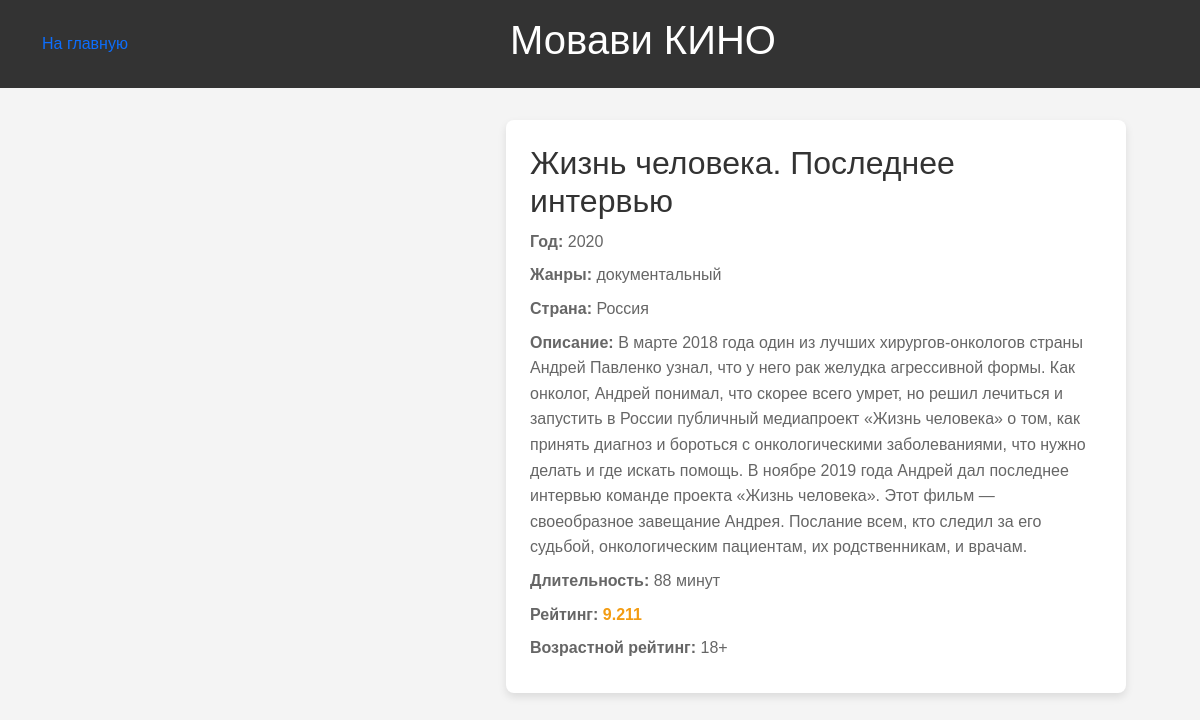
Screenshot of /films/1 with the database file from the repository.
### tables this page shows
CREATE TABLE "films" (
	id INTEGER NOT NULL, 
	title VARCHAR NOT NULL, 
	year INTEGER NOT NULL, 
	genres VARCHAR NOT NULL, 
	country VARCHAR NOT NULL, 
	description TEXT NOT NULL, 
	duration INTEGER NOT NULL, 
	rating FLOAT NOT NULL, 
	age_rating INTEGER NOT NULL, 
	poster TEXT NOT NULL, 
	PRIMARY KEY (id)
);

### main.py (the view)
@app.route("/films/<int:film_id>")
def film_page(film_id):
   film_data = get_film_by_id(film_id)
   return render_template("film.html", film = film_data)

### utils.py (called while the page is built)
def get_film_by_id(id):
    con = sqlite3.connect("films.db")
    SQL_SELECT = f"""
        SELECT * FROM films WHERE id = {id}
    """
    query = con.execute(SQL_SELECT)
    row_data = query.fetchone()
    data = {
        "id": row_data[0],
        "title": row_data[1],
        "year": row_data[2],
        "genres": row_data[3],
        "country": row_data[4],
        "description": row_data[5],
        "duration": row_data[6],
        "rating": row_data[7],
        "age_rating": row_data[8],
        "poster": row_data[9],
    }
    return data

### templates/film.html (shortened to what this page needs)
{% extends "base.html" %}
{% block content %}
<div class="movie-page">
    <div class="movie-info-film">
      <h1>
        {{film['title']}}
      </h1>
      <p>
        <strong>Год:</strong>
        {{film['year']}}
      </p>
      <p>
        <strong>Жанры:</strong>
        {{film['genres']}}
      </p>
      <p>
        <strong>Страна:</strong>
        {{film['country']}}
      </p>
      <p>
        <strong>Описание:</strong>
        {{film['description']}}
      </p>
      <p>
        <strong>Длительность:</strong>
        {{film['duration']}} минут
      </p>
      <p>
        <strong>Рейтинг:</strong>
        <span class="highlight">
            {{film['rating']}}
          </span>
      </p>
      <p>
        <strong>Возрастной рейтинг:</strong>
        {{film['age_rating']}}+
      </p>
    </div>
  </div>
  {% endblock %}

### templates/base.html (shortened to what this page needs)
<!DOCTYPE html>
<html lang="en">
  <head>
    <link href="https://cdn.jsdelivr.net/npm/bootstrap@5.0.2/dist/css/bootstrap.min.css" rel="stylesheet" />
  </head>
  <body>
    <header>
      <div class="container nav-box">
        <div>
          <a href="/">На главную</a>
        </div>
        <h1>Мовави КИНО</h1>
      </div>
    </header>
    <div class="container">
        {% block content %}
        {% endblock %}
    </div>
  </body>
</html>

### templates/base.html (style rules this page uses)
* { padding: 0; margin: 0; box-sizing: border-box; text-decoration: none; }
a { text-decoration: none; }
body { font-family: Arial, sans-serif; margin: 0; padding: 0; background-color: #f4f4f4; padding-bottom: 100px; }
header { background-color: #333; color: #fff; padding: 1rem; text-align: center; margin-bottom: 50; }
.nav-box { display: flex; justify-content: space-between; align-items: center; gap: 20px; color: white !important; }
.movie-info-film { flex: 2; background: #fff; padding: 1.5rem; border-radius: 8px; box-shadow: 0 4px 8px rgba(0, 0, 0, 0.1); }
.movie-info-film h1 { margin-top: 0; font-size: 2rem; color: #333; }
.movie-info-film p { margin: 0.5rem 0; line-height: 1.6; color: #666; }
.movie-info-film .highlight { font-weight: bold; color: #f39c12; }
.movie-page { display: flex; flex-wrap: wrap; justify-content: center; align-items: flex-start; gap: 2rem; padding: 2rem; max-width: 1200px; margin: 0 auto; }

### rows the page displays
films: title "Жизнь человека. Последнее интервью", year "2020", genres "документальный", country "Россия", description "В марте 2018 года один из лучших хирургов-онкологов страны Андрей Павленко узнал, что у него рак желудка агрессивной формы. Как онколог, Андрей понимал, что скорее всего умрет, но решил лечиться и запустить в России публичный медиапроект «Жизнь человека» о том, как принять диагноз и бороться с онкологическими заболеваниями, что нужно делать и где искать помощь. В ноябре 2019 года Андрей дал последнее интервью команде проекта «Жизнь человека». Этот фильм — своеобразное завещание Андрея. Послание всем, кто следил за его судьбой, онкологическим пациентам, их родственникам, и врачам.", duration "88", rating "9.211", age_rating "18"
